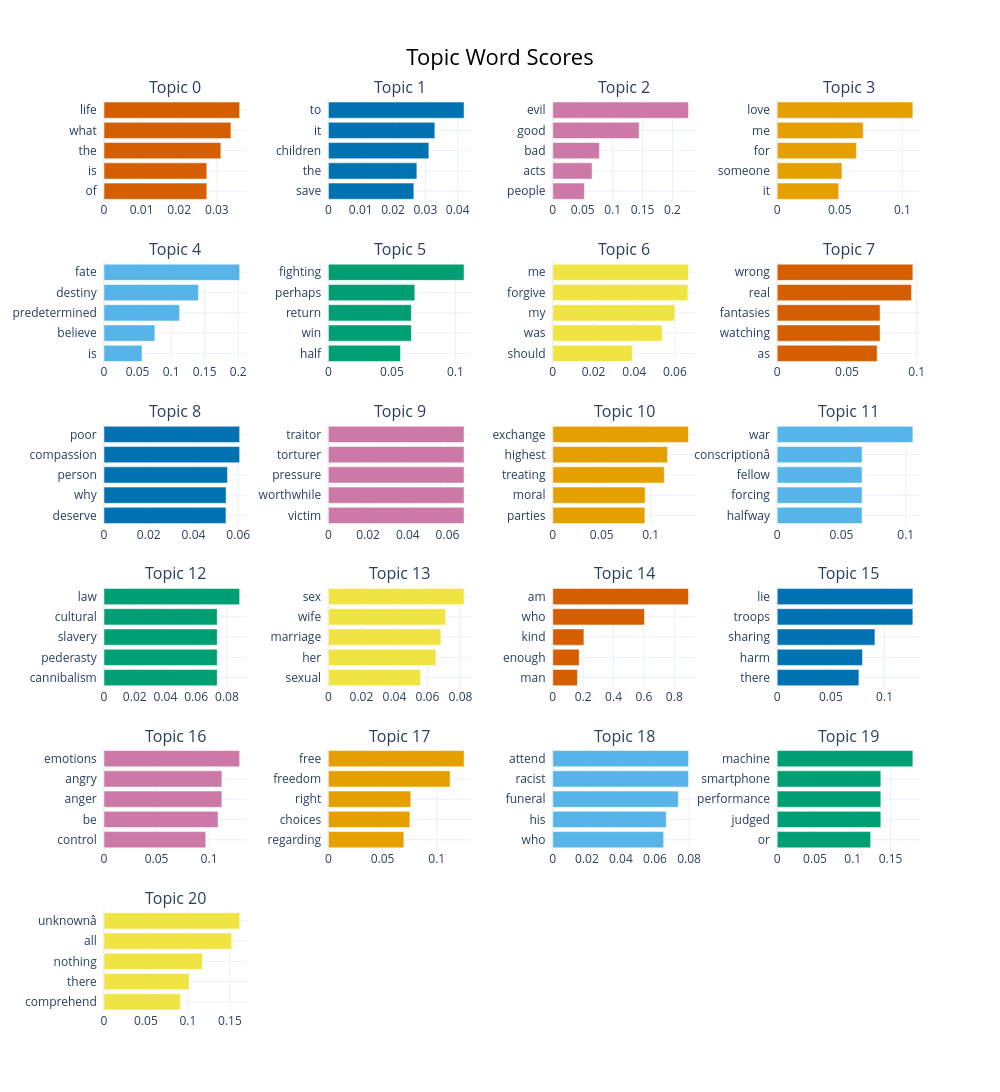

Source (notebook cell):
### Code cell
topic_model.visualize_barchart(top_n_topics=21)

### Figure 1 — Plotly figure (JSON) as saved in the notebook; plotly's stock layout.template omitted (floating-point values rounded to 4 significant figures)
{"data": [{"marker": {"color": "#D55E00"}, "orientation": "h", "type": "bar", "x": [0.02734, 0.02734, 0.03108, 0.03375, 0.03608], "xaxis": "x", "y": ["of  ", "is  ", "the  ", "what  ", "life  "], "yaxis": "y"}, {"marker": {"color": "#0072B2"}, "orientation": "h", "type": "bar", "x": [0.02644, 0.02737, 0.03108, 0.03294, 0.04197], "xaxis": "x2", "y": ["save  ", "the  ", "children  ", "it  ", "to  "], "yaxis": "y2"}, {"marker": {"color": "#CC79A7"}, "orientation": "h", "type": "bar", "x": [0.0528, 0.06566, 0.07795, 0.1443, 0.2266], "xaxis": "x3", "y": ["people  ", "acts  ", "bad  ", "good  ", "evil  "], "yaxis": "y3"}, {"marker": {"color": "#E69F00"}, "orientation": "h", "type": "bar", "x": [0.04909, 0.05169, 0.06323, 0.0687, 0.1083], "xaxis": "x4", "y": ["it  ", "someone  ", "for  ", "me  ", "love  "], "yaxis": "y4"}, {"marker": {"color": "#56B4E9"}, "orientation": "h", "type": "bar", "x": [0.05666, 0.07581, 0.1127, 0.1408, 0.2022], "xaxis": "x5", "y": ["is  ", "believe  ", "predetermined  ", "destiny  ", "fate  "], "yaxis": "y5"}, {"marker": {"color": "#009E73"}, "orientation": "h", "type": "bar", "x": [0.05675, 0.0653, 0.0653, 0.06802, 0.1068], "xaxis": "x6", "y": ["half  ", "win  ", "return  ", "perhaps  ", "fighting  "], "yaxis": "y6"}, {"marker": {"color": "#F0E442"}, "orientation": "h", "type": "bar", "x": [0.03907, 0.05371, 0.05998, 0.06635, 0.06664], "xaxis": "x7", "y": ["should  ", "was  ", "my  ", "forgive  ", "me  "], "yaxis": "y7"}, {"marker": {"color": "#D55E00"}, "orientation": "h", "type": "bar", "x": [0.07162, 0.07372, 0.07372, 0.09626, 0.09722], "xaxis": "x8", "y": ["as  ", "watching  ", "fantasies  ", "real  ", "wrong  "], "yaxis": "y8"}, {"marker": {"color": "#0072B2"}, "orientation": "h", "type": "bar", "x": [0.05451, 0.05458, 0.05518, 0.06064, 0.06064], "xaxis": "x9", "y": ["deserve  ", "why  ", "person  ", "compassion  ", "poor  "], "yaxis": "y9"}, {"marker": {"color": "#CC79A7"}, "orientation": "h", "type": "bar", "x": [0.06836, 0.06836, 0.06836, 0.06836, 0.06836], "xaxis": "x10", "y": ["victim  ", "worthwhile  ", "pressure  ", "torturer  ", "traitor  "], "yaxis": "y10"}, {"marker": {"color": "#E69F00"}, "orientation": "h", "type": "bar", "x": [0.09405, 0.09431, 0.1138, 0.1172, 0.1386], "xaxis": "x11", "y": ["parties  ", "moral  ", "treating  ", "highest  ", "exchange  "], "yaxis": "y11"}, {"marker": {"color": "#56B4E9"}, "orientation": "h", "type": "bar", "x": [0.06605, 0.06605, 0.06605, 0.06605, 0.1055], "xaxis": "x12", "y": ["halfway  ", "forcing  ", "fellow  ", "conscriptionâ  ", "war  "], "yaxis": "y12"}, {"marker": {"color": "#009E73"}, "orientation": "h", "type": "bar", "x": [0.07369, 0.07369, 0.07369, 0.07369, 0.08829], "xaxis": "x13", "y": ["cannibalism  ", "pederasty  ", "slavery  ", "cultural  ", "law  "], "yaxis": "y13"}, {"marker": {"color": "#F0E442"}, "orientation": "h", "type": "bar", "x": [0.05584, 0.06513, 0.06813, 0.07097, 0.08217], "xaxis": "x14", "y": ["sexual  ", "her  ", "marriage  ", "wife  ", "sex  "], "yaxis": "y14"}, {"marker": {"color": "#D55E00"}, "orientation": "h", "type": "bar", "x": [0.1622, 0.1738, 0.2048, 0.6036, 0.8934], "xaxis": "x15", "y": ["man  ", "enough  ", "kind  ", "who  ", "am  "], "yaxis": "y15"}, {"marker": {"color": "#0072B2"}, "orientation": "h", "type": "bar", "x": [0.07608, 0.07945, 0.09103, 0.1264, 0.1264], "xaxis": "x16", "y": ["there  ", "harm  ", "sharing  ", "troops  ", "lie  "], "yaxis": "y16"}, {"marker": {"color": "#CC79A7"}, "orientation": "h", "type": "bar", "x": [0.09686, 0.1086, 0.1122, 0.1122, 0.1291], "xaxis": "x17", "y": ["control  ", "be  ", "anger  ", "angry  ", "emotions  "], "yaxis": "y17"}, {"marker": {"color": "#E69F00"}, "orientation": "h", "type": "bar", "x": [0.06962, 0.07522, 0.07605, 0.1123, 0.1252], "xaxis": "x18", "y": ["regarding  ", "choices  ", "right  ", "freedom  ", "free  "], "yaxis": "y18"}, {"marker": {"color": "#56B4E9"}, "orientation": "h", "type": "bar", "x": [0.0651, 0.0666, 0.07372, 0.07965, 0.07965], "xaxis": "x19", "y": ["who  ", "his  ", "funeral  ", "racist  ", "attend  "], "yaxis": "y19"}, {"marker": {"color": "#009E73"}, "orientation": "h", "type": "bar", "x": [0.1236, 0.1371, 0.1371, 0.1371, 0.1795], "xaxis": "x20", "y": ["or  ", "judged  ", "performance  ", "smartphone  ", "machine  "], "yaxis": "y20"}, {"marker": {"color": "#F0E442"}, "orientation": "h", "type": "bar", "x": [0.09115, 0.1013, 0.1172, 0.1522, 0.1617], "xaxis": "x21", "y": ["comprehend  ", "there  ", "nothing  ", "all  ", "unknownâ  "], "yaxis": "y21"}], "layout": {"annotations": [{"font": {"size": 16}, "showarrow": false, "text": "Topic 0", "x": 0.0875, "xanchor": "center", "xref": "paper", "y": 1, "yanchor": "bottom", "yref": "paper"}, {"font": {"size": 16}, "showarrow": false, "text": "Topic 1", "x": 0.3625, "xanchor": "center", "xref": "paper", "y": 1, "yanchor": "bottom", "yref": "paper"}, {"font": {"size": 16}, "showarrow": false, "text": "Topic 2", "x": 0.6375, "xanchor": "center", "xref": "paper", "y": 1, "yanchor": "bottom", "yref": "paper"}, {"font": {"size": 16}, "showarrow": false, "text": "Topic 3", "x": 0.9125, "xanchor": "center", "xref": "paper", "y": 1, "yanchor": "bottom", "yref": "paper"}, {"font": {"size": 16}, "showarrow": false, "text": "Topic 4", "x": 0.0875, "xanchor": "center", "xref": "paper", "y": 0.8222, "yanchor": "bottom", "yref": "paper"}, {"font": {"size": 16}, "showarrow": false, "text": "Topic 5", "x": 0.3625, "xanchor": "center", "xref": "paper", "y": 0.8222, "yanchor": "bottom", "yref": "paper"}, {"font": {"size": 16}, "showarrow": false, "text": "Topic 6", "x": 0.6375, "xanchor": "center", "xref": "paper", "y": 0.8222, "yanchor": "bottom", "yref": "paper"}, {"font": {"size": 16}, "showarrow": false, "text": "Topic 7", "x": 0.9125, "xanchor": "center", "xref": "paper", "y": 0.8222, "yanchor": "bottom", "yref": "paper"}, {"font": {"size": 16}, "showarrow": false, "text": "Topic 8", "x": 0.0875, "xanchor": "center", "xref": "paper", "y": 0.6444, "yanchor": "bottom", "yref": "paper"}, {"font": {"size": 16}, "showarrow": false, "text": "Topic 9", "x": 0.3625, "xanchor": "center", "xref": "paper", "y": 0.6444, "yanchor": "bottom", "yref": "paper"}, {"font": {"size": 16}, "showarrow": false, "text": "Topic 10", "x": 0.6375, "xanchor": "center", "xref": "paper", "y": 0.6444, "yanchor": "bottom", "yref": "paper"}, {"font": {"size": 16}, "showarrow": false, "text": "Topic 11", "x": 0.9125, "xanchor": "center", "xref": "paper", "y": 0.6444, "yanchor": "bottom", "yref": "paper"}, {"font": {"size": 16}, "showarrow": false, "text": "Topic 12", "x": 0.0875, "xanchor": "center", "xref": "paper", "y": 0.4667, "yanchor": "bottom", "yref": "paper"}, {"font": {"size": 16}, "showarrow": false, "text": "Topic 13", "x": 0.3625, "xanchor": "center", "xref": "paper", "y": 0.4667, "yanchor": "bottom", "yref": "paper"}, {"font": {"size": 16}, "showarrow": false, "text": "Topic 14", "x": 0.6375, "xanchor": "center", "xref": "paper", "y": 0.4667, "yanchor": "bottom", "yref": "paper"}, {"font": {"size": 16}, "showarrow": false, "text": "Topic 15", "x": 0.9125, "xanchor": "center", "xref": "paper", "y": 0.4667, "yanchor": "bottom", "yref": "paper"}, {"font": {"size": 16}, "showarrow": false, "text": "Topic 16", "x": 0.0875, "xanchor": "center", "xref": "paper", "y": 0.2889, "yanchor": "bottom", "yref": "paper"}, {"font": {"size": 16}, "showarrow": false, "text": "Topic 17", "x": 0.3625, "xanchor": "center", "xref": "paper", "y": 0.2889, "yanchor": "bottom", "yref": "paper"}, {"font": {"size": 16}, "showarrow": false, "text": "Topic 18", "x": 0.6375, "xanchor": "center", "xref": "paper", "y": 0.2889, "yanchor": "bottom", "yref": "paper"}, {"font": {"size": 16}, "showarrow": false, "text": "Topic 19", "x": 0.9125, "xanchor": "center", "xref": "paper", "y": 0.2889, "yanchor": "bottom", "yref": "paper"}, {"font": {"size": 16}, "showarrow": false, "text": "Topic 20", "x": 0.0875, "xanchor": "center", "xref": "paper", "y": 0.1111, "yanchor": "bottom", "yref": "paper"}], "height": 1500, "hoverlabel": {"bgcolor": "white", "font": {"family": "Rockwell", "size": 16}}, "showlegend": false, "title": {"font": {"color": "Black", "size": 22}, "text": "Topic Word Scores", "x": 0.5, "xanchor": "center", "yanchor": "top"}, "width": 1000, "xaxis": {"anchor": "y", "domain": [0, 0.175], "showgrid": true}, "xaxis10": {"anchor": "y10", "domain": [0.275, 0.45], "showgrid": true}, "xaxis11": {"anchor": "y11", "domain": [0.55, 0.725], "showgrid": true}, "xaxis12": {"anchor": "y12", "domain": [0.825, 1], "showgrid": true}, "xaxis13": {"anchor": "y13", "domain": [0, 0.175], "showgrid": true}, "xaxis14": {"anchor": "y14", "domain": [0.275, 0.45], "showgrid": true}, "xaxis15": {"anchor": "y15", "domain": [0.55, 0.725], "showgrid": true}, "xaxis16": {"anchor": "y16", "domain": [0.825, 1], "showgrid": true}, "xaxis17": {"anchor": "y17", "domain": [0, 0.175], "showgrid": true}, "xaxis18": {"anchor": "y18", "domain": [0.275, 0.45], "showgrid": true}, "xaxis19": {"anchor": "y19", "domain": [0.55, 0.725], "showgrid": true}, "xaxis2": {"anchor": "y2", "domain": [0.275, 0.45], "showgrid": true}, "xaxis20": {"anchor": "y20", "domain": [0.825, 1], "showgrid": true}, "xaxis21": {"anchor": "y21", "domain": [0, 0.175], "showgrid": true}, "xaxis22": {"anchor": "y22", "domain": [0.275, 0.45], "showgrid": true}, "xaxis23": {"anchor": "y23", "domain": [0.55, 0.725], "showgrid": true}, "xaxis24": {"anchor": "y24", "domain": [0.825, 1], "showgrid": true}, "xaxis3": {"anchor": "y3", "domain": [0.55, 0.725], "showgrid": true}, "xaxis4": {"anchor": "y4", "domain": [0.825, 1], "showgrid": true}, "xaxis5": {"anchor": "y5", "domain": [0, 0.175], "showgrid": true}, "xaxis6": {"anchor": "y6", "domain": [0.275, 0.45], "showgrid": true}, "xaxis7": {"anchor": "y7", "domain": [0.55, 0.725], "showgrid": true}, "xaxis8": {"anchor": "y8", "domain": [0.825, 1], "showgrid": true}, "xaxis9": {"anchor": "y9", "domain": [0, 0.175], "showgrid": true}, "yaxis": {"anchor": "x", "domain": [0.8889, 1], "showgrid": true}, "yaxis10": {"anchor": "x10", "domain": [0.5333, 0.6444], "showgrid": true}, "yaxis11": {"anchor": "x11", "domain": [0.5333, 0.6444], "showgrid": true}, "yaxis12": {"anchor": "x12", "domain": [0.5333, 0.6444], "showgrid": true}, "yaxis13": {"anchor": "x13", "domain": [0.3556, 0.4667], "showgrid": true}, "yaxis14": {"anchor": "x14", "domain": [0.3556, 0.4667], "showgrid": true}, "yaxis15": {"anchor": "x15", "domain": [0.3556, 0.4667], "showgrid": true}, "yaxis16": {"anchor": "x16", "domain": [0.3556, 0.4667], "showgrid": true}, "yaxis17": {"anchor": "x17", "domain": [0.1778, 0.2889], "showgrid": true}, "yaxis18": {"anchor": "x18", "domain": [0.1778, 0.2889], "showgrid": true}, "yaxis19": {"anchor": "x19", "domain": [0.1778, 0.2889], "showgrid": true}, "yaxis2": {"anchor": "x2", "domain": [0.8889, 1], "showgrid": true}, "yaxis20": {"anchor": "x20", "domain": [0.1778, 0.2889], "showgrid": true}, "yaxis21": {"anchor": "x21", "domain": [0, 0.1111], "showgrid": true}, "yaxis22": {"anchor": "x22", "domain": [0, 0.1111], "showgrid": true}, "yaxis23": {"anchor": "x23", "domain": [0, 0.1111], "showgrid": true}, "yaxis24": {"anchor": "x24", "domain": [0, 0.1111], "showgrid": true}, "yaxis3": {"anchor": "x3", "domain": [0.8889, 1], "showgrid": true}, "yaxis4": {"anchor": "x4", "domain": [0.8889, 1], "showgrid": true}, "yaxis5": {"anchor": "x5", "domain": [0.7111, 0.8222], "showgrid": true}, "yaxis6": {"anchor": "x6", "domain": [0.7111, 0.8222], "showgrid": true}, "yaxis7": {"anchor": "x7", "domain": [0.7111, 0.8222], "showgrid": true}, "yaxis8": {"anchor": "x8", "domain": [0.7111, 0.8222], "showgrid": true}, "yaxis9": {"anchor": "x9", "domain": [0.5333, 0.6444], "showgrid": true}}}
